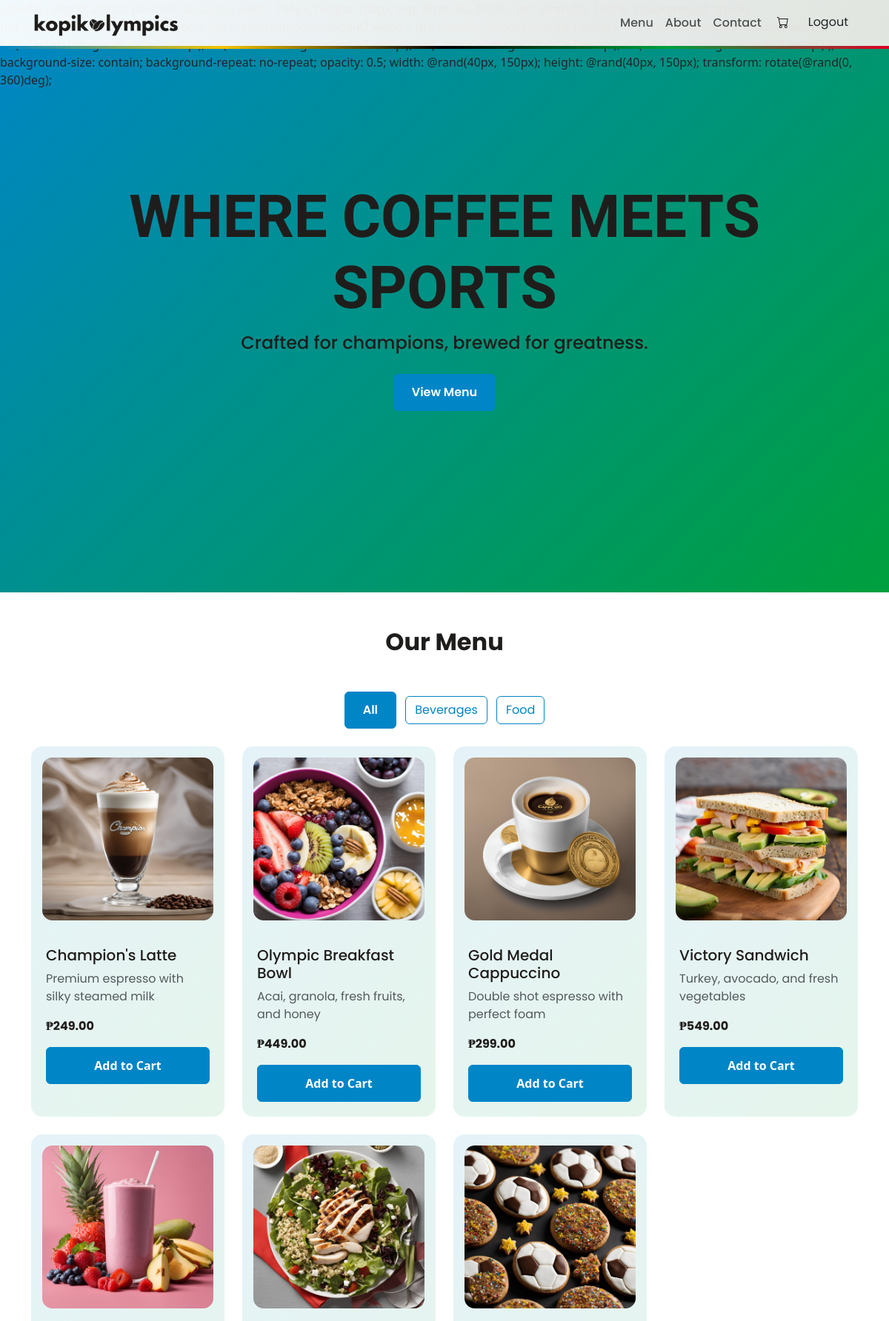
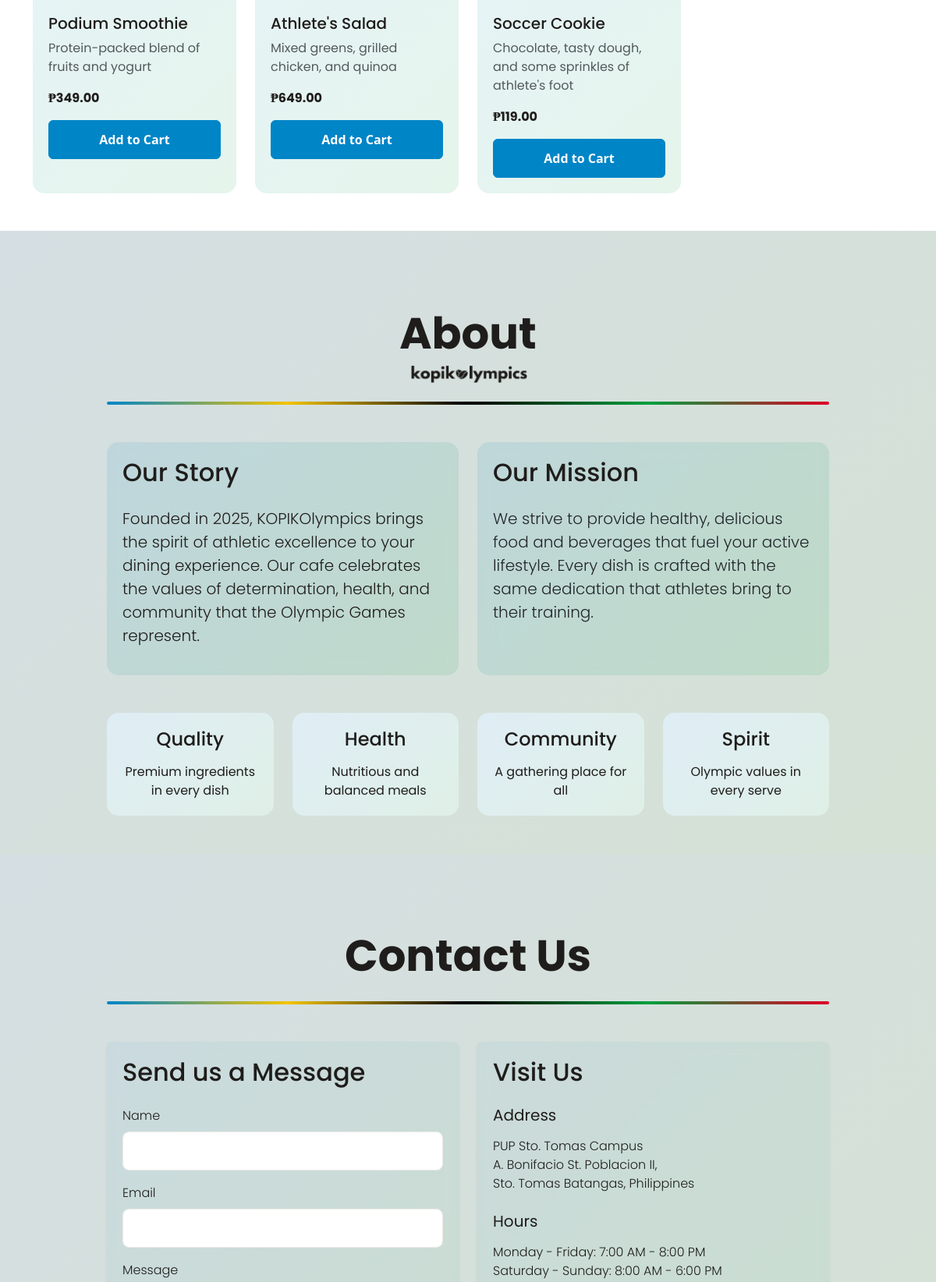
Screenshot of /pages/user.php (signed in, upper part) with the database file from the repository (2 pictures, top to bottom).
### tables this page shows
CREATE TABLE `products` (
  `product_id` int(11) NOT NULL,
  `name` varchar(100) NOT NULL,
  `description` text DEFAULT NULL,
  `image` varchar(255) DEFAULT NULL,
  `price` decimal(10,2) NOT NULL,
  `category` enum('food','beverages') NOT NULL,
  `created_at` timestamp NOT NULL DEFAULT current_timestamp(),
  `updated_at` timestamp NOT NULL DEFAULT current_timestamp() ON UPDATE current_timestamp()
);

### assets/php/connect.php (called while the page is built, shortened)
<?php
function executeQuery($query)
{
    $conn = $GLOBALS['conn'];
    return mysqli_query($conn, $query);
}

### pages/user.php (the view, shortened to what this page needs)
<?php
require_once '../assets/php/connect.php';
$query = "SELECT * FROM products";
$result = executeQuery($query);
$products = [];
while ($row = mysqli_fetch_assoc($result)) {
    $products[] = $row;
}
?>
<!DOCTYPE html>
<html lang="en">
<head>
    <link href="https://cdn.jsdelivr.net/npm/bootstrap@5.3.2/dist/css/bootstrap.min.css" rel="stylesheet" />
    <link href="../assets/styles/user.css" rel="stylesheet" />
</head>
<body>
    <nav class="navbar navbar-expand-lg navbar-light bg-light fixed-top">
        <div class="container">
            <a class="navbar-brand" href="#">
                <img src="../assets/images/logo.webp" width="200">
            </a>
            <div class="collapse navbar-collapse" id="navbarNav">
                <ul class="navbar-nav ms-auto">
                    <li class="nav-item">
                        <a class="nav-link poppins-regular" href="#menu">Menu</a>
                    </li>
                    <li class="nav-item">
                        <a class="nav-link poppins-regular" href="#about">About</a>
                    </li>
                    <li class="nav-item">
                        <a class="nav-link poppins-regular" href="#contact">Contact</a>
                    </li>
                    <li class="nav-item">
                        <button class="btn btn-link" onclick="openCart()">
                            <i class="bi bi-cart df"></i>
                        </button>
                    </li>
                    <li class="nav-item">
                        <button class="btn poppins-regular logout-btn" onclick="logout()">Logout</button>
                    </li>
                </ul>
            </div>
        </div>
    </nav>
    <section class="hero-section vh-100 d-flex align-items-center">
        <css-doodle seed="2020">
            :doodle {
            @grid: 20x20;
            position: absolute;
            width: 100px;
            height: 100px;
            top: @rand(0, 100)%;
            left: @rand(0, 100)%;
            }
            background: @pick(
            url('../assets/images/doodle1.webp'),
            url('../assets/images/doodle2.webp'),
            url('../assets/images/doodle3.webp'),
            url('../assets/images/doodle4.webp'),
            url('../assets/images/doodle5.webp'),
            url('../assets/images/doodle6.webp'),
            url('../assets/images/doodle7.webp'),
            url('../assets/images/doodle8.webp')
            );
            background-size: contain;
            background-repeat: no-repeat;
            opacity: 0.5;
            width: @rand(40px, 150px);
            height: @rand(40px, 150px);
            transform: rotate(@rand(0, 360)deg);
        </css-doodle>
        <div class="container text-center text-white hero-content">
            <h1 class="display-1 mb-2 animate__animated animate__fadeIn tourney-bold df">
                WHERE COFFEE MEETS SPORTS
            </h1>
            <p class="fs-4 lead mb-4 animate__animated animate__fadeIn poppins-medium df">
                Crafted for champions, brewed for greatness.
            </p>
            <button class="btn btn-primary poppins-medium" onclick="scrollToMenu()">
                View Menu
            </button>
        </div>
    </section>
    <section id="menu" class="py-5 min-vh-100" style="background-color: #ffffff;">
        <div class="container">
            <h2 class="text-center mb-5 df poppins-bold">Our Menu</h2>
            <div class="text-center mb-4">
                <button onclick="filterProducts('all')" class="btn me-2 df poppins-regular <?php echo (!isset($_GET['category']) || $_GET['category'] === 'all') ? 'btn-primary' : 'btn-outline-primary'; ?>">All</button>
                <button onclick="filterProducts('beverages')" class="btn me-2 df poppins-regular <?php echo (isset($_GET['category']) && $_GET['category'] === 'beverages') ? 'btn-primary' : 'btn-outline-primary'; ?>">Beverages</button>
                <button onclick="filterProducts('food')" class="btn df poppins-regular <?php echo (isset($_GET['category']) && $_GET['category'] === 'food') ? 'btn-primary' : 'btn-outline-primary'; ?>">Food</button>
            </div>
            <div class="row g-4" id="menuItems">
                <?php
                $category = $_GET['category'] ?? 'all';
                foreach ($products as $product):
                    if ($category === 'all' || $category === $product['category']):
                ?>
                        <div class="col-md-4 col-lg-3" data-category="<?php echo $product['category']; ?>">
                            <div class="card menu-item h-100 border-0" style="background: linear-gradient(135deg, rgba(0, 133, 199, 0.1) 0%, rgba(0, 159, 61, 0.1) 100%); border-radius:15px;">
                                <?php if ($product['image']): ?>
                                    <img src="../assets/images/products/<?php echo $product['image']; ?>"
                                        class="card-img-top"
                                        alt="<?php echo $product['name']; ?>">
                                <?php endif; ?>
                                <div class="card-body">
                                    <h5 class="card-title df poppins-medium"><?php echo $product['name']; ?></h5>
                                    <p class="card-text text-muted df poppins-regular"><?php echo $product['description']; ?></p>
                                    <p class="card-text df poppins-bold">₱<?php echo number_format($product['price'], 2); ?></p>
                                    <form class="add-to-cart-form" onsubmit="addToCart(event, <?php echo $product['product_id']; ?>)">
                                        <button type="submit" class="btn btn-primary w-100">Add to Cart</button>
                                    </form>
                                </div>
                            </div>
                        </div>
                <?php
                    endif;
                endforeach;
                ?>
            </div>
        </div>
    </section>
    <section class="about-section min-vh-100 d-flex align-items-center py-5" id="about">
        <div class="container mt-5">
            <div class="row justify-content-center">
                <div class="col-md-10">
                    <div class="text-center mb-5">
                        <h1 class="display-4 fw-bold mb-1 df poppins-bold">About</h1>
                        <img src="../assets/images/logo.webp" width="153">
                        <div class="divider-custom"></div>
                    </div>
                    <div class="row g-4">
                        <div class="col-md-6">
                            <div class="card menu-item h-100 border-0" style="background: linear-gradient(135deg, rgba(0, 133, 199, 0.1) 0%, rgba(0, 159, 61, 0.1) 100%); border-radius:15px;">
                                <div class="card-body">
                                    <h2 class="mb-4 df poppins-medium">Our Story</h2>
                                    <p class="lead df poppins-light">
                                        Founded in 2025, KOPIKOlympics brings the spirit of
                                        athletic excellence to your dining experience. Our cafe
                                        celebrates the values of determination, health, and
                                        community that the Olympic Games represent.
                                    </p>
                                </div>
                            </div>
                        </div>
                        <div class="col-md-6">
                            <div class="card menu-item h-100 border-0" style="background: linear-gradient(135deg, rgba(0, 133, 199, 0.1) 0%, rgba(0, 159, 61, 0.1) 100%); border-radius:15px;">
                                <div class="card-body">
                                    <h2 class="mb-4 df poppins-medium">Our Mission</h2>
                                    <p class="lead poppins-light">
                                        We strive to provide healthy, delicious food and beverages
                                        that fuel your active lifestyle. Every dish is crafted
                                        with the same dedication that athletes bring to their
                                        training.
                                    </p>
                                </div>
                            </div>
                        </div>
                    </div>
                    <div class="row g-4 mt-4">
                        <div class="col-md-3 col-6">
                            <div class="card h-100 bg-light border-0" style="background: linear-gradient(135deg, rgba(0, 133, 199, 0.1) 0%, rgba(0, 159, 61, 0.1) 100%); border-radius:15px;">
                                <div class="card-body text-center">
                                    <h3 class="h4 mb-3 df poppins-medium">Quality</h3>
                                    <p class="mb-0 df poppins-regular">Premium ingredients in every dish</p>
                                </div>
                            </div>
                        </div>
                        <div class="col-md-3 col-6">
                            <div class="card h-100 bg-light border-0" style="background: linear-gradient(135deg, rgba(0, 133, 199, 0.1) 0%, rgba(0, 159, 61, 0.1) 100%); border-radius:15px;">
                                <div class="card-body text-center">
                                    <h3 class="h4 mb-3 df poppins-medium">Health</h3>
                                    <p class="mb-0 df poppins-regular">Nutritious and balanced meals</p>
                                </div>
                            </div>
                        </div>
                        <div class="col-md-3 col-6">
                            <div class="card h-100 bg-light border-0" style="background: linear-gradient(135deg, rgba(0, 133, 199, 0.1) 0%, rgba(0, 159, 61, 0.1) 100%); border-radius:15px;">
                                <div class="card-body text-center">
                                    <h3 class="h4 mb-3 df poppins-medium">Community</h3>
                                    <p class="mb-0 df poppins-regular">A gathering place for all</p>
                                </div>
                            </div>
                        </div>
                        <div class="col-md-3 col-6">
                            <div class="card h-100 bg-light border-0" style="background: linear-gradient(135deg, rgba(0, 133, 199, 0.1) 0%, rgba(0, 159, 61, 0.1) 100%); border-radius:15px;">
                                <div class="card-body text-center">
                                    <h3 class="h4 mb-3 df poppins-medium">Spirit</h3>
                                    <p class="mb-0 df poppins-regular">Olympic values in every serve</p>
                                </div>
                            </div>
                        </div>
                    </div>
                </div>
            </div>
        </div>
    </section>
    <section class="contact-section min-vh-100 d-flex align-items-center py-5" id="contact">
        <div class="container mt-5">
            <div class="row justify-content-center">
                <div class="col-md-10">
                    <div class="text-center mb-5">
                        <h1 class="display-4 fw-bold mb-4 df poppins-bold">Contact Us</h1>
                        <div class="divider-custom"></div>
                    </div>
                    <div class="row g-4">
                        <div class="col-md-6">
                            <div class="card shadow-sm border-0" style="background: linear-gradient(135deg, rgba(0, 133, 199, 0.05) 0%, rgba(0, 159, 61, 0.05) 100%);">
                                <div class="card-body">
                                    <h2 class="mb-4 df poppins-medium">Send us a Message</h2>
                                    <form method="POST" onsubmit="submitFeedback(event)" class="needs-validation">
                                        <div class="mb-3">
                                            <label for="name" class="form-label df poppins-light">Name</label>
                                            <input type="text" class="form-control poppins-regular" name="name" required>
                                        </div>
                                        <div class="mb-3">
                                            <label for="email" class="form-label df poppins-light">Email</label>
                                            <input type="email" class="form-control poppins-regular" name="email" required>
                                        </div>
                                        <div class="mb-3">
                                            <label for="message" class="form-label df poppins-light">Message</label>
                                        </div>
                                    </form>
                                </div>
                            </div>
                        </div>
                        <div class="col-md-6">
                            <div class="card shadow-sm border-0 h-100" style="background: linear-gradient(135deg, rgba(0, 133, 199, 0.05) 0%, rgba(0, 159, 61, 0.05) 100%);">
                                <div class="card-body">
                                    <h2 class="mb-4 df poppins-medium">Visit Us</h2>
                                    <div class="mb-4">
                                        <h3 class="h5 mb-3 df poppins-regular">Address</h3>
                                        <p class="poppins-light df">PUP Sto. Tomas Campus
                                            <br>A. Bonifacio St. Poblacion II,
                                            <br>Sto. Tomas Batangas, Philippines
                                        </p>
                                    </div>
                                    <div class="mb-4">
                                        <h3 class="h5 mb-3 df poppins-regular">Hours</h3>
                                        <p class="poppins-light df">
                                            Monday - Friday: 7:00 AM - 8:00 PM<br />
                                            Saturday - Sunday: 8:00 AM - 6:00 PM
                                        </p>
                                    </div>
                                </div>
                            </div>
                        </div>
                    </div>
                </div>
            </div>
        </div>
    </section>
    <link rel="stylesheet" href="https://cdn.jsdelivr.net/npm/bootstrap-icons@1.11.3/font/bootstrap-icons.min.css" />
</body>
</html>

### rows the page displays
products: image (picture), name "Champion's Latte", description "Premium espresso with silky steamed milk", price "249.00"
products: image (picture), name "Olympic Breakfast Bowl", description "Acai, granola, fresh fruits, and honey", price "449.00"
products: image (picture), name "Gold Medal Cappuccino", description "Double shot espresso with perfect foam", price "299.00"
products: image (picture), name "Victory Sandwich", description "Turkey, avocado, and fresh vegetables", price "549.00"
products: image (picture), name "Podium Smoothie", description "Protein-packed blend of fruits and yogurt", price "349.00"
products: image (picture), name "Athlete's Salad", description "Mixed greens, grilled chicken, and quinoa", price "649.00"
products: image (picture), name "Soccer Cookie", description "Chocolate, tasty dough, and some sprinkles of athlete's foot", price "119.00"
